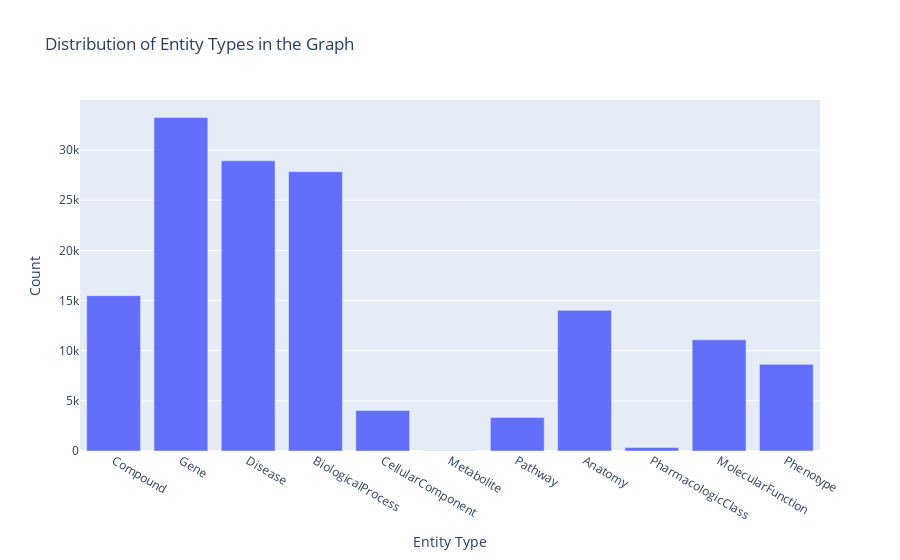

The code cell stored with this chart in its notebook:
### Code cell
import plotly.express as px

fig = px.bar(
    entity_df,
    x="Entity Type",
    y="Count",
    title="Distribution of Entity Types in the Graph",
)

fig.show()

### Figure 1 — Plotly figure (JSON) as saved in the notebook; plotly's stock layout.template omitted (floating-point values rounded to 4 significant figures)
{"data": [{"alignmentgroup": "True", "hovertemplate": "Entity Type=%{x}<br>Count=%{y}<extra></extra>", "legendgroup": "", "marker": {"color": "#636efa", "pattern": {"shape": ""}}, "name": "", "offsetgroup": "", "orientation": "v", "showlegend": false, "textposition": "auto", "type": "bar", "x": ["Compound", "Gene", "Disease", "BiologicalProcess", "CellularComponent", "Metabolite", "Pathway", "Anatomy", "PharmacologicClass", "MolecularFunction", "Phenotype"], "xaxis": "x", "y": [15482, 33232, 28921, 27835, 4043, 35, 3342, 14015, 345, 11083, 8636], "yaxis": "y"}], "layout": {"barmode": "relative", "legend": {"tracegroupgap": 0}, "title": {"text": "Distribution of Entity Types in the Graph"}, "xaxis": {"anchor": "y", "domain": [0, 1], "title": {"text": "Entity Type"}}, "yaxis": {"anchor": "x", "domain": [0, 1], "title": {"text": "Count"}}}}
